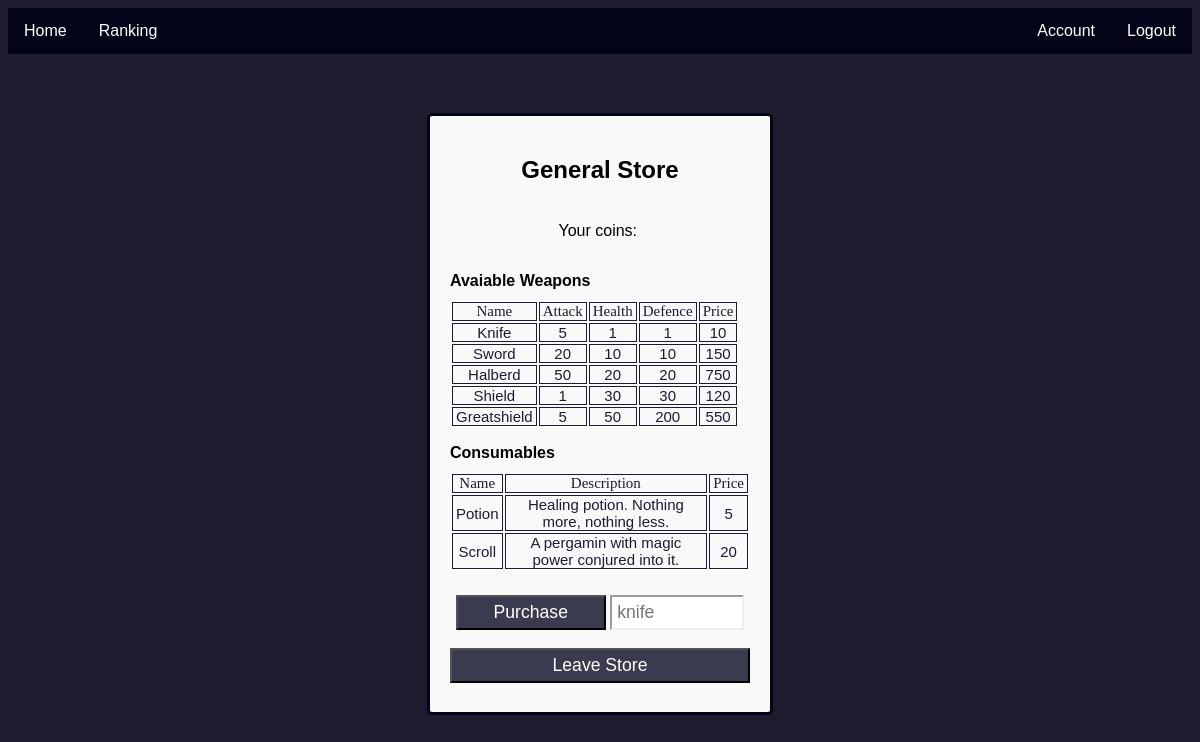
The page /game/store/index.php (signed in) on the database its author committed.
### tables this page shows
CREATE TABLE `weapons` (
  `id` int(255) NOT NULL,
  `name` varchar(60) NOT NULL,
  `price` int(255) NOT NULL,
  `attack_bonus` int(255) NOT NULL,
  `health_bonus` int(255) NOT NULL,
  `defense_bonus` int(255) NOT NULL
);

### game/store/weapons.php (the view, shortened to what this page needs)
<?php
require_once("../../data/db.php");
try {
    $sql = "SELECT * FROM Weapons";
    $stmt = $pdo->prepare($sql);
    if (!$stmt->execute()) {
        throw new Exception();
    }
    $weapons = $stmt->fetchAll();
    foreach($weapons as $weapon) {
        echo
        "<tr>
            <td>{$weapon['name']}</td>
            <td>{$weapon['attack_bonus']}</td>
            <td>{$weapon['health_bonus']}</td>
            <td>{$weapon['defense_bonus']}</td>
            <td>{$weapon['price']}</td>
        </tr>";
    }
} catch (Exception) {
    echo "Database error.";
}

### game/store/index.php (shortened to what this page needs)
<!DOCTYPE html>
<html lang="en">
<head>
    <link rel="stylesheet" href="../../styles/style.css">
    <link rel="stylesheet" href="../../styles/store.css">
</head>
<body>
    <?php include_once("../../other/navbar.php"); ?>
    <div class="main-window">
        <h2>General Store</h2>
        <div class="coin">
            <p>Your coins: </p>
        </div>
        <div class="items">
            <p class="signboard">Avaiable Weapons</p>
            <table>
                <tr>
                    <th>Name</th>
                    <th>Attack</th>
                    <th>Health</th>
                    <th>Defence</th>
                    <th>Price</th>
                </tr>
                <?php require_once("./weapons.php"); ?>
            </table>
            <p class="signboard">Consumables</p>
            <table>
                <tr>
                    <th>Name</th>
                    <th>Description</th>
                    <th>Price</th>
                </tr>
                <?php require_once("./consumables.php"); ?>
            </table>
        </div>
        <div class="purchase">
            <form method="post" action="purchase.php">
                <input id="button" type="submit" value="Purchase" />
                <input id="item" name="item" placeholder="knife" />
            </form>
            <button onclick="window.location.href='../index.php'">
                Leave Store</button>
        </div>
    </div>
</body>
</html>

### other/navbar.php (shortened to what this page needs)
<head>
    <link rel="stylesheet" href="/cryland/styles/navbar.css">
</head>
<?php
if ($_SESSION['logged_in'] && $_SESSION['role_id'] == 2) {
    echo '
    <div class="navbar">
        <div class="flex-container">
            <div>
                <a href="/Cryland/game">Home</a>
                <a href="/Cryland/ranking/">Ranking</a>
            </div>
            <div>
                <a href="/cryland/admin">Admin settings</a>
                <a href="/cryland/account">Account</a>
                <a class="logout" href="/cryland/other/logout.php">Logout</a>
            </div>
        </div>
    </div>
        ';
} elseif ($_SESSION['logged_in']) {
    echo '
    <div class="navbar">
        <div class="flex-container">
            <div>
                <a href="/Cryland/game">Home</a>
                <a href="/Cryland/ranking/">Ranking</a>
            </div>
            <div>
                <a href="/cryland/account">Account</a>
                <a class="logout" href="/cryland/other/logout.php">Logout</a>
            </div>
        </div>
    </div>
        ';
}
?>

### game/store/consumables.php
<?php
echo "
<tr>
    <td>Potion</td>
    <td>Healing potion. Nothing more, nothing less.</td>
    <td>5</td>
</tr>
<tr>
    <td>Scroll</td>
    <td>A pergamin with magic power conjured into it.</td>
    <td>20</td>
</tr>";

### styles/style.css (style rules this page uses)
body { background-color: #1F1B2E; font-family: Arial, sans-serif; color: #ffffff; }
.main-window { width: 300px; margin: 5% auto; padding: 20px; border: 3px solid #040418; border-radius: 5px; background-color: #f9f9f9; color: black; text-align: center; }
button { display: block; width: 60%; margin: 1em auto; padding: 0 0 0px 0; height: 2em; font-size: 1.1rem; background-color: #3b3b4f; border-color: black; min-width: 300px; color: white; }
.main-window tr, th, td { border: 1px solid #1b1b32; color: #1b1b32; padding: 0px 3px; font-size: 15px; }
.main-window th { font-family: cursive; font-weight: normal; }

### styles/store.css (style rules this page uses)
.coin p { display: inline-block; width: auto; text-align: right; }
.signboard { margin-bottom: 10px; text-align: left; font-weight: bold; }
.items { margin-bottom: 15px; }
.purchase #button { display: inline-block; width: 50%; margin: 0.5em auto; padding: 0 0 0px 0; height: 2em; font-size: 1.1rem; background-color: #3b3b4f; border-color: black; min-width: 50px; color: white; }
.purchase #item { font-size: 1.1rem; max-width: 40%; padding: 0.3em 5px; border: 2px inset; }
.purchase button { margin: 0.5em auto; }

### styles/navbar.css (style rules this page uses)
.navbar { background-color: #040418; overflow: hidden; }
.navbar a { float: left; display: block; color: white; text-align: center; padding: 14px 16px; text-decoration: none; }

### other/navbar.php (style rules this page uses)
.flex-container { display: flex; justify-content: space-between; }

### rows shown on the page
weapons: name "Knife", attack_bonus "5", health_bonus "1", defense_bonus "1", price "10"
weapons: name "Sword", attack_bonus "20", health_bonus "10", defense_bonus "10", price "150"
weapons: name "Halberd", attack_bonus "50", health_bonus "20", defense_bonus "20", price "750"
weapons: name "Shield", attack_bonus "1", health_bonus "30", defense_bonus "30", price "120"
weapons: name "Greatshield", attack_bonus "5", health_bonus "50", defense_bonus "200", price "550"
